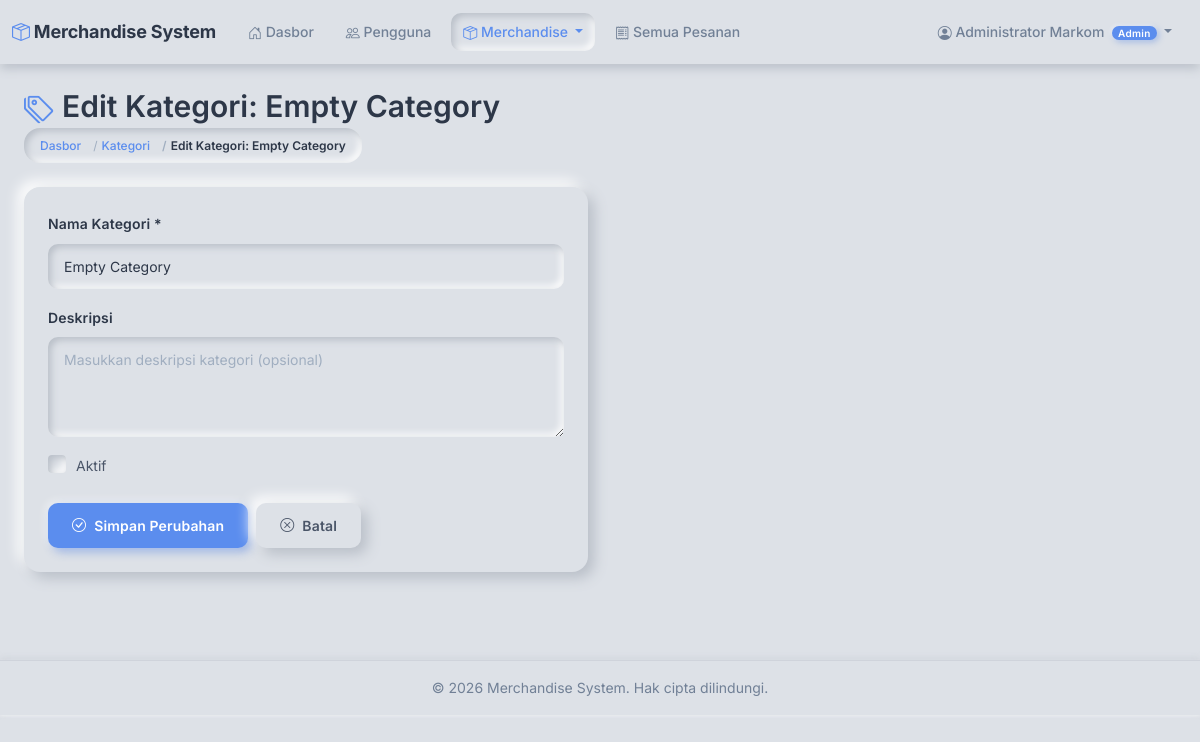
The page /merchandise/categories/4/edit/ (signed in) on the database as committed earlier.
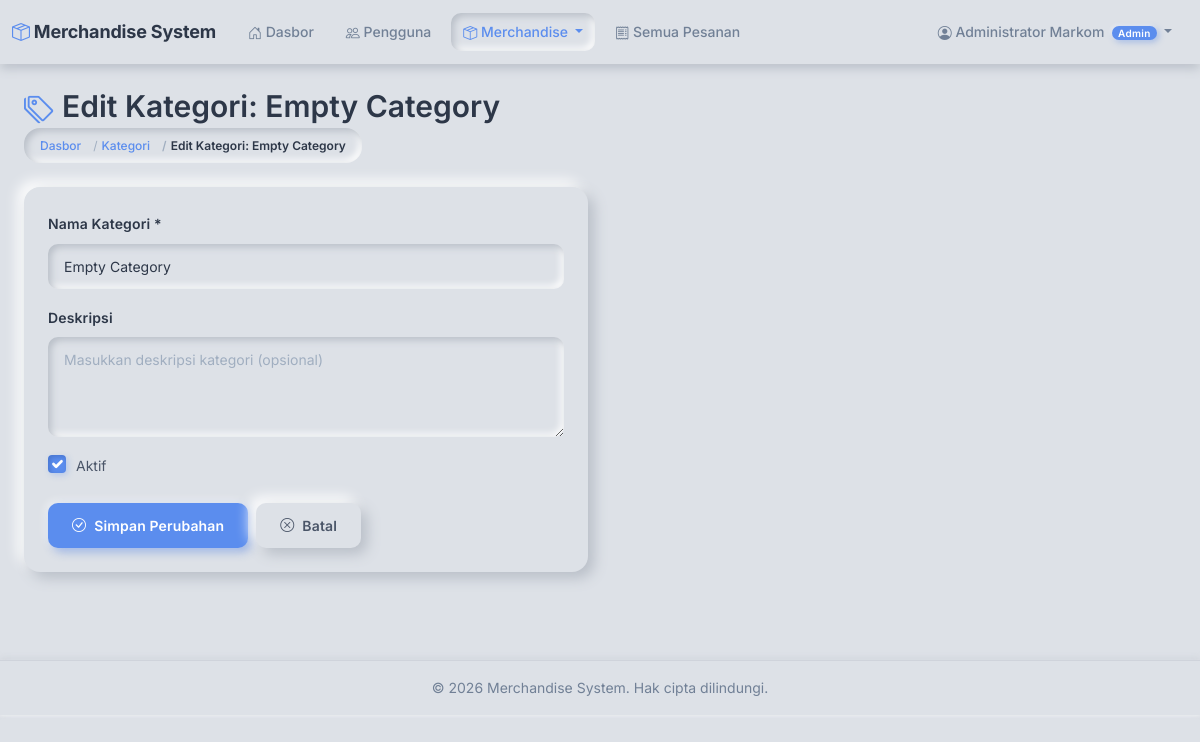
The same page on the database as committed later.
### merchandise/models.py (models this page shows, shortened)
class Category(models.Model):
    name = models.CharField(
        max_length=100,
        unique=True,
        help_text='Category name (must be unique)'
    )
    description = models.TextField(
        blank=True,
        help_text='Category description'
    )
    is_active = models.BooleanField(
        default=True,
        help_text='Active status (soft delete)'
    )
    created_at = models.DateTimeField(auto_now_add=True)
    updated_at = models.DateTimeField(auto_now=True)
    class Meta:
        db_table = 'categories'
        verbose_name = 'Category'
        verbose_name_plural = 'Categories'
        ordering = ['name']
    def delete(self, using=None, keep_parents=False):
        """
        Soft delete: set is_active to False instead of deleting
        Prevent deletion if merchandise still exists
        """
        if self.merchandise_set.exists():
            raise ValidationError(
                'Cannot delete category with existing merchandise. '
                'Please deactivate or move merchandise first.'
            )
        self.is_active = False
        self.save()

### merchandise/views.py (the view)
# urls.py: path('categories/<int:pk>/edit/', views.category_edit, name='category_edit'),
@admin_required
def category_edit(request, pk):
    category = get_object_or_404(Category, pk=pk)
    if request.method == 'POST':
        form = CategoryForm(request.POST, instance=category)
        if form.is_valid():
            try:
                category = form.save()
                messages.success(request, f'Category "{category.name}" updated successfully.')
                return redirect('merchandise:category_list')
            except Exception as e:
                messages.error(request, f'Error updating category: {str(e)}')
        else:
            messages.error(request, 'Please correct the errors below.')
    else:
        form = CategoryForm(instance=category)
    return render(request, 'merchandise/category_form.html', {
        'form': form,
        'category': category,
        'title': f'Edit Kategori: {category.name}',
        'button_text': 'Simpan Perubahan'
    })

### merchandise/forms.py (shortened to what this page needs)
class CategoryForm(forms.ModelForm):
    class Meta:
        model = Category
        fields = ['name', 'description', 'is_active']
        widgets = {
            'name': forms.TextInput(attrs={
                'class': 'form-control',
                'placeholder': 'Masukkan nama kategori'
            }),
            'description': forms.Textarea(attrs={
                'class': 'form-control',
                'placeholder': 'Masukkan deskripsi kategori (opsional)',
                'rows': 3
            }),
            'is_active': forms.CheckboxInput(attrs={
                'class': 'form-check-input'
            })
        }
        labels = {
            'name': 'Nama Kategori',
            'description': 'Deskripsi',
            'is_active': 'Aktif',
        }

### accounts/models.py (called while the page is built)
    @property
    def is_admin(self):
        return self.role == self.Role.ADMIN

    @property
    def is_sales(self):
        return self.role == self.Role.SALES

### templates/merchandise/category_form.html (shortened to what this page needs)
{% extends 'base.html' %}
{% block content %}
<div class="container-fluid">
    <div class="row mb-4 align-items-center">
        <div class="col">
            <h2 class="mb-1"><i class="bi bi-tags me-2" style="color: var(--color-accent);"></i>{{ title }}</h2>
            <nav aria-label="breadcrumb">
                <ol class="breadcrumb mb-0">
                    <li class="breadcrumb-item"><a href="{% url 'dashboard:home' %}">Dasbor</a></li>
                    <li class="breadcrumb-item"><a href="{% url 'merchandise:category_list' %}">Kategori</a></li>
                    <li class="breadcrumb-item active">{{ title }}</li>
                </ol>
            </nav>
        </div>
    </div>
    <div class="row">
        <div class="col-md-6">
            <div class="card">
                <div class="card-body">
                    <form method="post" novalidate>
                        <div class="mb-3">
                            <label for="{{ form.name.id_for_label }}" class="form-label">Nama Kategori *</label>
                            {{ form.name }}
                        </div>
                        <div class="mb-3">
                            <label for="{{ form.description.id_for_label }}" class="form-label">Deskripsi</label>
                            {{ form.description }}
                        </div>
                        <div class="mb-4">
                            <div class="form-check">
                                {{ form.is_active }}
                                <label class="form-check-label" for="{{ form.is_active.id_for_label }}">
                                    Aktif
                                </label>
                            </div>
                        </div>
                        <div class="d-flex gap-2">
                            <button type="submit" class="btn btn-primary">
                                <i class="bi bi-check-circle"></i> {{ button_text }}
                            </button>
                            <a href="{% url 'merchandise:category_list' %}" class="btn btn-secondary">
                                <i class="bi bi-x-circle"></i> Batal
                            </a>
                        </div>
                    </form>
                </div>
            </div>
        </div>
    </div>
</div>
{% endblock %}

Rows that differ between the two databases and show on the page:
changed Category "Empty Category": is_active "☐" → "☑"
